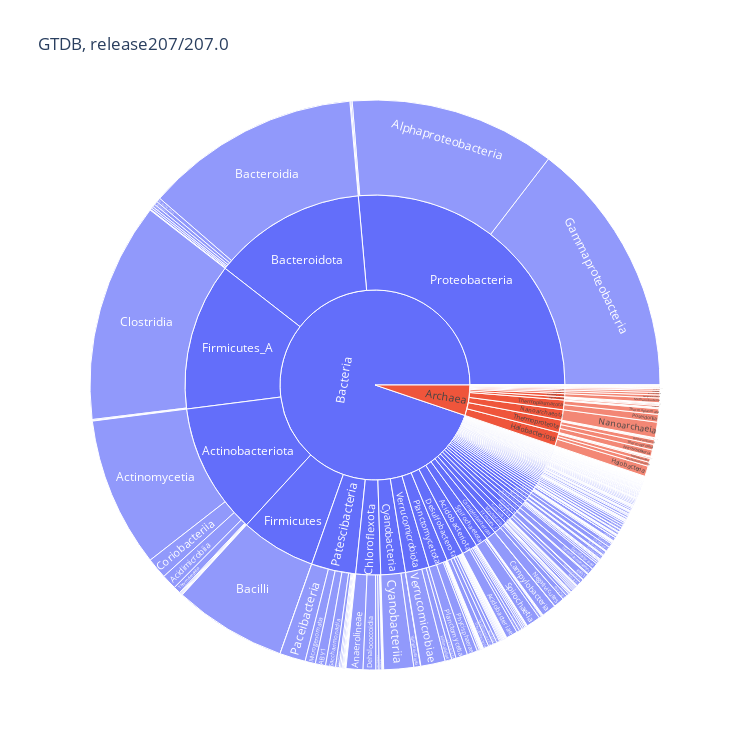

Notebook cell for this chart:
### Markdown cell above
### Draw plots

### Code cell
gtdb['count'] = 1

fig = px.sunburst(gtdb,
                  path=['domain','phylum','class'],
                  values='count',
                  title="GTDB, release207/207.0",
                  width=750, height=750)

fig.write_html("results/GTDB_all_class.html")
fig.show()

### Figure 1 — Plotly figure (JSON) as saved in the notebook; plotly's stock layout.template omitted (floating-point values rounded to 4 significant figures; data arrays with more than 128 entries replaced by an {"elided": "..."} marker saying what was removed)
{"data": [{"branchvalues": "total", "domain": {"x": [0, 1], "y": [0, 1]}, "hovertemplate": "labels=%{label}<br>count=%{value}<br>parent=%{parent}<br>id=%{id}<extra></extra>", "ids": {"elided": "672 str values"}, "labels": {"elided": "672 str values"}, "name": "", "parents": {"elided": "672 str values"}, "type": "sunburst", "values": {"elided": "672 int values"}}], "layout": {"height": 750, "legend": {"tracegroupgap": 0}, "title": {"text": "GTDB, release207/207.0"}, "width": 750}}
